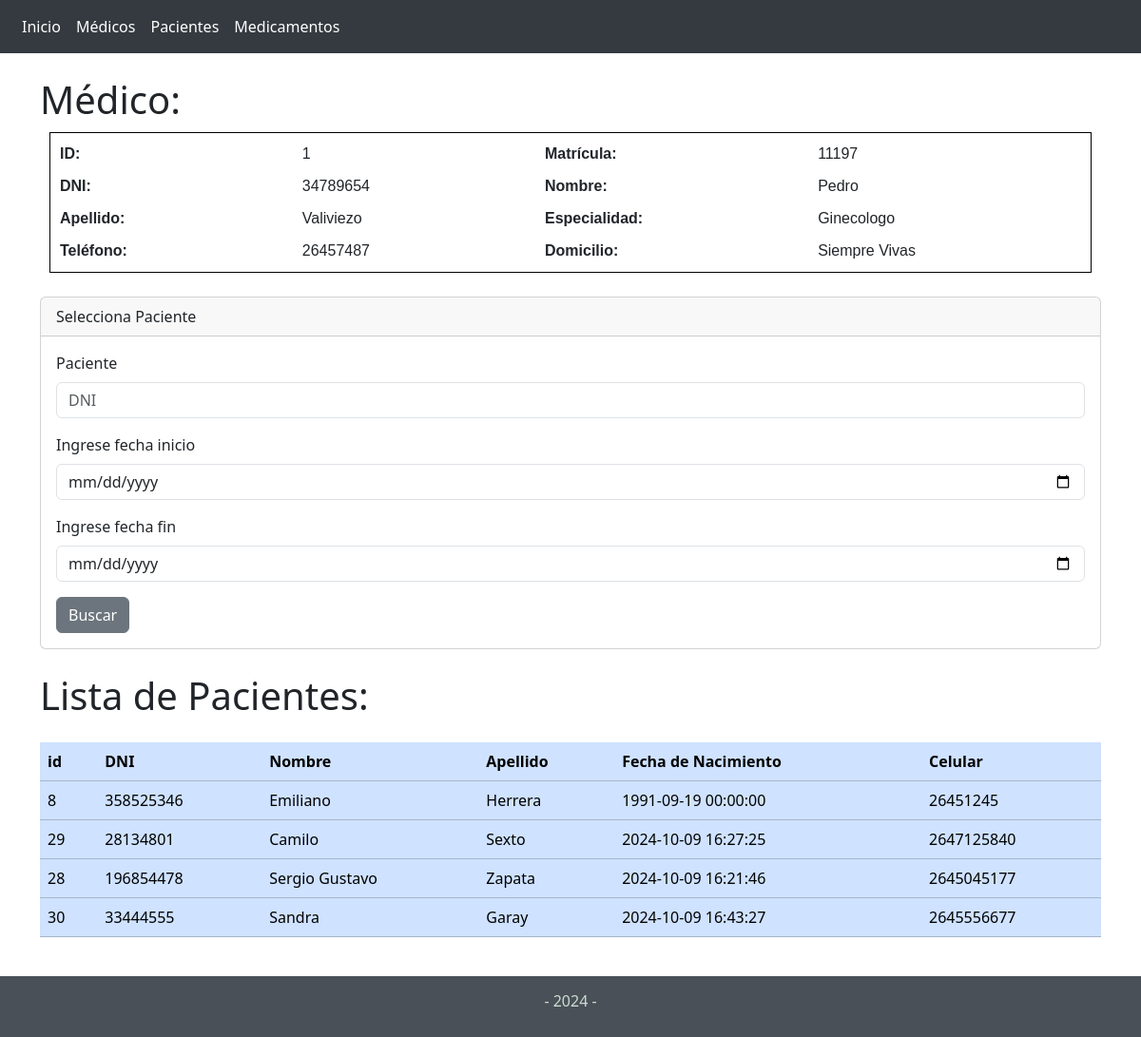
Screenshot of /secciones/inicio.php?medicoid=1 with the database file from the repository.
### tables this page shows
CREATE TABLE `medicos` (
  `id` bigint(20) UNSIGNED NOT NULL,
  `rela_users` bigint(20) UNSIGNED NOT NULL,
  `matricula` varchar(30) NOT NULL,
  `dni` int(11) NOT NULL,
  `nombre` varchar(30) NOT NULL,
  `apellido` varchar(30) NOT NULL,
  `especialidad` varchar(50) NOT NULL,
  `telefono` varchar(30) NOT NULL,
  `domicilio` varchar(50) NOT NULL,
  `created_at` timestamp NULL DEFAULT NULL,
  `updated_at` timestamp NULL DEFAULT NULL
);

CREATE TABLE `pacientes` (
  `id` bigint(20) UNSIGNED NOT NULL,
  `rela_users` bigint(20) UNSIGNED NOT NULL,
  `rela_genero` bigint(20) UNSIGNED DEFAULT NULL,
  `rela_nivel_instruccion` bigint(20) UNSIGNED DEFAULT NULL,
  `rela_departamento` bigint(20) UNSIGNED DEFAULT NULL,
  `rela_grupo_conviviente` bigint(20) UNSIGNED DEFAULT NULL,
  `nombre` varchar(40) NOT NULL,
  `apellido` varchar(40) NOT NULL,
  `dni` int(11) DEFAULT NULL,
  `fecha_nacimiento` datetime DEFAULT NULL,
  `celular` varchar(40) DEFAULT NULL,
  `nombre_contacto` varchar(40) DEFAULT NULL,
  `apellido_contacto` varchar(40) DEFAULT NULL,
  `celular_contacto` varchar(40) DEFAULT NULL,
  `estado_users` varchar(255) NOT NULL,
  `created_at` timestamp NULL DEFAULT NULL,
  `updated_at` timestamp NULL DEFAULT NULL
);

### secciones/inicio.php (the view, shortened to what this page needs)
<?php include('../templates/cabecera.php');
$conexionBD=BD::crearInstancia();
$medicoid =  $_GET['medicoid'] ?? '';
$consulta= $conexionBD->prepare('SELECT * FROM medicos WHERE id = :medicoid');
$consulta->execute([':medicoid' => $medicoid]);
$medico = $consulta->fetch();
?>
<h1 class="margtop25"> Médico: </h1>
<div style="border: 1px solid #000; padding: 10px; margin: 10px; display: grid; grid-template-columns: auto auto auto auto; gap: 10px; font-family: Arial, sans-serif;">
    <div><strong>ID:</strong></div>
    <div><?php echo $medico['id']; ?></div>
    <div><strong>Matrícula:</strong></div>
    <div><?php echo $medico['matricula']; ?></div>
    <div><strong>DNI:</strong></div>
    <div><?php echo $medico['dni']; ?></div>
    <div><strong>Nombre:</strong></div>
    <div><?php echo $medico['nombre']; ?></div>
    <div><strong>Apellido:</strong></div>
    <div><?php echo $medico['apellido']; ?></div>
    <div><strong>Especialidad:</strong></div>
    <div><?php echo $medico['especialidad']; ?></div>
    <div><strong>Teléfono:</strong></div>
    <div><?php echo $medico['telefono']; ?></div>
    <div><strong>Domicilio:</strong></div>
    <div><?php echo $medico['domicilio']; ?></div>
</div>
<form method="post">
        <div class="card margtop25">
            <div class="card-header"> Selecciona Paciente  </div>
            <div class="card-body">
                <div class="mb-3">
                        <label for="" class="form-label">Paciente</label>
                        <input
                        type="text"
                        class="form-control"
                        name="dni_paciente"
                        id="dni_paciente"
                        aria-describedby="helpId"
                        placeholder="DNI"
                        required
                        />
                </div>
                <div class="mb-3">
                        <label for="" class="form-label">Ingrese fecha inicio</label>
                        <input
                        type="date"
                        class="form-control"
                        name="fa_paciente"
                        id="fa_paciente"
                        aria-describedby="helpId"
                        placeholder="fecha alta"
                        required/>
                </div>
                <div class="mb-3">
                        <label for="" class="form-label">Ingrese fecha fin</label>
                        <input
                        type="date"
                        class="form-control"
                        name="ff_paciente"
                        id="ff_paciente"
                        aria-describedby="helpId"
                        placeholder="fecha fin"
                        required/>
                </div>
                <?php include_once './controlador_paciente.php';?>
                <input type="submit" name="ingresaP" class="btn btn-secondary" value="Buscar">
            </div>
        </div>
</form>
<?php
$consulta= $conexionBD->prepare(
        'SELECT * FROM pacientes
        JOIN (
                (SELECT rela_paciente FROM medico_pacientes
                WHERE rela_medico = :medicoid) AS relacion)
        ON pacientes.id = relacion.rela_paciente');
$consulta->execute([':medicoid' => $medicoid]);
$listaPacientesDelMedico=$consulta->fetchAll();
?>
<div class="table-responsive margtop25 margbot25">
    <h1> Lista de Pacientes:</h1>
    <table class="table table-primary margtop25" >
        <thead>
            <tr>
                <th scope="col">id</th>
                <th scope="col">DNI</th>
                <th scope="col">Nombre</th>
                <th scope="col">Apellido</th>
                <th scope="col">Fecha de Nacimiento</th>
                <th scope="col">Celular</th>
            </tr>
        </thead>
        <tbody>
            <?php foreach($listaPacientesDelMedico as $paciente) {?>
                <tr>
                    <td><?php echo $paciente['id']; ?> </td>
                    <td><?php echo $paciente['dni']; ?> </td>
                    <td><?php echo $paciente['nombre']; ?> </td>
                    <td><?php echo $paciente['apellido']; ?> </td>
                    <td><?php echo $paciente['fecha_nacimiento']; ?> </td>
                    <td><?php echo $paciente['celular']; ?> </td>
                </tr>
            <?php }?>
        </tbody>
    </table>
</div>
<?php include('../templates/pie.php'); ?>

### templates/style.css (style rules this page uses)
* { margin: 0; padding: 0; box-sizing: border-box; }
body { background-image: url(./images/bg_blanco.jpg); background-repeat: no-repeat; background-size: cover; background-position: top left; display: flex; flex-direction: column; min-height: 100vh; margin: 0; }
.margtop25 { margin-top: 25px; }
.margbot25 { margin-bottom: 25px; }

### rows the page displays
medicos: id "1", matricula "11197", dni "34789654", nombre "Pedro", apellido "Valiviezo", especialidad "Ginecologo", telefono "26457487", domicilio "Siempre Vivas"
pacientes: id "8", dni "358525346", nombre "Emiliano", apellido "Herrera", fecha_nacimiento "1991-09-19 00:00:00", celular "26451245"
pacientes: id "29", dni "28134801", nombre "Camilo", apellido "Sexto", fecha_nacimiento "2024-10-09 16:27:25", celular "2647125840"
pacientes: id "28", dni "196854478", nombre "Sergio Gustavo", apellido "Zapata", fecha_nacimiento "2024-10-09 16:21:46", celular "2645045177"
pacientes: id "30", dni "33444555", nombre "Sandra", apellido "Garay", fecha_nacimiento "2024-10-09 16:43:27", celular "2645556677"
